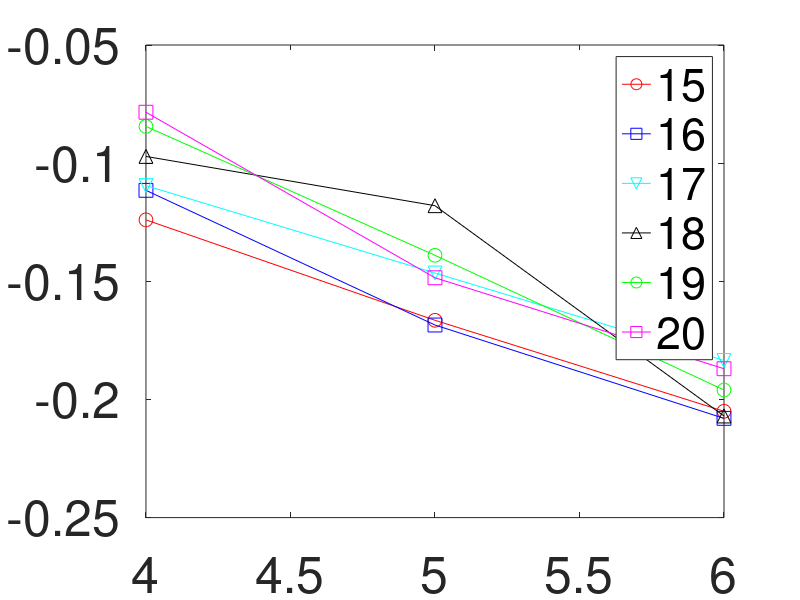

MATLAB code to generate this figure:
clear;
close all;
colortable = ['r','b','c','k','g','m','r','b','c','k','g','m','r','b','c','k','g','m'];
markertable = ['o','s','v','^','o','s','v','^','o','s','v','^','o','s','v','^'];

nHeff =[
4	-0.124
5	-0.1665
6	-0.205
4	-0.1115
5	-0.1685
6	-0.208
4	-0.1095
5	-0.1465
6	-0.1835
4	-0.09715
5	-0.118
6	-0.207
4	-0.08445
5	-0.139
6	-0.196
4	-0.07845
5	-0.1485
6	-0.187
];

p = zeros(1,6);
figure();

for i =1:6
    for j = 1:3
    nH = nHeff((i-1)*3+1:(i-1)*3+j,:);
    end
    p(i) = plot(nH(:,1),nH(:,2),'color',colortable(i),'marker',markertable(i),'markersize',10);
    set(gca,'fontsize',36);

    hold on;
    
end


legend('15','16','17','18','19','20');